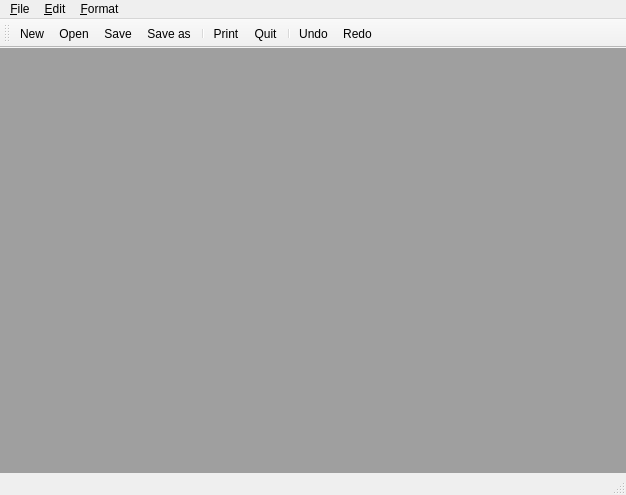
<?xml version="1.0" encoding="UTF-8"?>
<ui version="4.0">
 <class>MainWindow</class>
 <widget class="QMainWindow" name="MainWindow">
  <property name="geometry">
   <rect>
    <x>0</x>
    <y>0</y>
    <width>626</width>
    <height>495</height>
   </rect>
  </property>
  <property name="windowTitle">
   <string>MainWindow</string>
  </property>
  <widget class="QWidget" name="centralwidget">
   <layout class="QHBoxLayout" name="horizontalLayout">
    <property name="leftMargin">
     <number>0</number>
    </property>
    <property name="topMargin">
     <number>0</number>
    </property>
    <property name="rightMargin">
     <number>0</number>
    </property>
    <property name="bottomMargin">
     <number>0</number>
    </property>
    <item>
     <widget class="QMdiArea" name="mdiArea"/>
    </item>
   </layout>
  </widget>
  <widget class="QMenuBar" name="menubar">
   <property name="geometry">
    <rect>
     <x>0</x>
     <y>0</y>
     <width>626</width>
     <height>24</height>
    </rect>
   </property>
   <widget class="QMenu" name="menuNew">
    <property name="title">
     <string>&amp;File</string>
    </property>
    <addaction name="actionNew"/>
    <addaction name="actionOpen"/>
    <addaction name="actionSave"/>
    <addaction name="actionSave_as"/>
    <addaction name="separator"/>
    <addaction name="actionPrint"/>
    <addaction name="separator"/>
    <addaction name="actionQuit"/>
   </widget>
   <widget class="QMenu" name="menu_Edit">
    <property name="title">
     <string>&amp;Edit</string>
    </property>
    <addaction name="actionUndo"/>
    <addaction name="actionRedo"/>
    <addaction name="separator"/>
    <addaction name="actionCopy"/>
    <addaction name="actionCut"/>
    <addaction name="actionPaste"/>
    <addaction name="separator"/>
    <addaction name="actionZoom_In"/>
    <addaction name="actionZoom_out"/>
   </widget>
   <widget class="QMenu" name="menu_Format">
    <property name="title">
     <string>&amp;Format</string>
    </property>
    <widget class="QMenu" name="menu_Align">
     <property name="title">
      <string>&amp;Align</string>
     </property>
     <addaction name="action_Left"/>
     <addaction name="action_Center"/>
     <addaction name="action_Right"/>
     <addaction name="action_Justify"/>
    </widget>
    <addaction name="actionColor"/>
    <addaction name="actionFont"/>
    <addaction name="menu_Align"/>
   </widget>
   <addaction name="menuNew"/>
   <addaction name="menu_Edit"/>
   <addaction name="menu_Format"/>
  </widget>
  <widget class="QStatusBar" name="statusbar"/>
  <widget class="QToolBar" name="toolBar">
   <property name="windowTitle">
    <string>toolBar</string>
   </property>
   <attribute name="toolBarArea">
    <enum>TopToolBarArea</enum>
   </attribute>
   <attribute name="toolBarBreak">
    <bool>false</bool>
   </attribute>
   <addaction name="actionNew"/>
   <addaction name="actionOpen"/>
   <addaction name="actionSave"/>
   <addaction name="actionSave_as"/>
   <addaction name="separator"/>
   <addaction name="actionPrint"/>
   <addaction name="actionQuit"/>
   <addaction name="separator"/>
   <addaction name="actionUndo"/>
   <addaction name="actionRedo"/>
  </widget>
  <action name="actionNew">
   <property name="icon">
    <iconset theme="document-new"/>
   </property>
   <property name="text">
    <string>&amp;New</string>
   </property>
   <property name="toolTip">
    <string>Make a new file</string>
   </property>
   <property name="shortcut">
    <string>Ctrl+N</string>
   </property>
  </action>
  <action name="actionOpen">
   <property name="icon">
    <iconset theme="document-open"/>
   </property>
   <property name="text">
    <string>&amp;Open</string>
   </property>
   <property name="shortcut">
    <string>Ctrl+O</string>
   </property>
  </action>
  <action name="actionSave">
   <property name="icon">
    <iconset theme="document-save"/>
   </property>
   <property name="text">
    <string>&amp;Save</string>
   </property>
   <property name="shortcut">
    <string>Ctrl+S</string>
   </property>
  </action>
  <action name="actionSave_as">
   <property name="icon">
    <iconset theme="document-save-as"/>
   </property>
   <property name="text">
    <string>&amp;Save as</string>
   </property>
  </action>
  <action name="actionPrint">
   <property name="icon">
    <iconset theme="document-print"/>
   </property>
   <property name="text">
    <string>&amp;Print</string>
   </property>
  </action>
  <action name="actionQuit">
   <property name="icon">
    <iconset theme="application-exit"/>
   </property>
   <property name="text">
    <string>&amp;Quit</string>
   </property>
  </action>
  <action name="actionUndo">
   <property name="icon">
    <iconset theme="edit-undo"/>
   </property>
   <property name="text">
    <string>Undo</string>
   </property>
  </action>
  <action name="actionRedo">
   <property name="icon">
    <iconset theme="edit-redo"/>
   </property>
   <property name="text">
    <string>Redo</string>
   </property>
  </action>
  <action name="actionCopy">
   <property name="text">
    <string>Copy</string>
   </property>
  </action>
  <action name="actionCut">
   <property name="text">
    <string>&amp;Cut</string>
   </property>
  </action>
  <action name="actionPaste">
   <property name="text">
    <string>&amp;Paste</string>
   </property>
  </action>
  <action name="actionZoom_In">
   <property name="text">
    <string>&amp;Zoom In</string>
   </property>
  </action>
  <action name="actionZoom_out">
   <property name="text">
    <string>&amp;Zoom out</string>
   </property>
  </action>
  <action name="actionColor">
   <property name="text">
    <string>&amp;Color</string>
   </property>
  </action>
  <action name="actionFont">
   <property name="text">
    <string>&amp;Font</string>
   </property>
  </action>
  <action name="action_Left">
   <property name="text">
    <string>&amp;Left</string>
   </property>
  </action>
  <action name="action_Center">
   <property name="text">
    <string>&amp;Center</string>
   </property>
  </action>
  <action name="action_Right">
   <property name="text">
    <string>&amp;Right</string>
   </property>
  </action>
  <action name="action_Justify">
   <property name="text">
    <string>&amp;Justify</string>
   </property>
  </action>
 </widget>
 <resources/>
 <connections/>
</ui>
